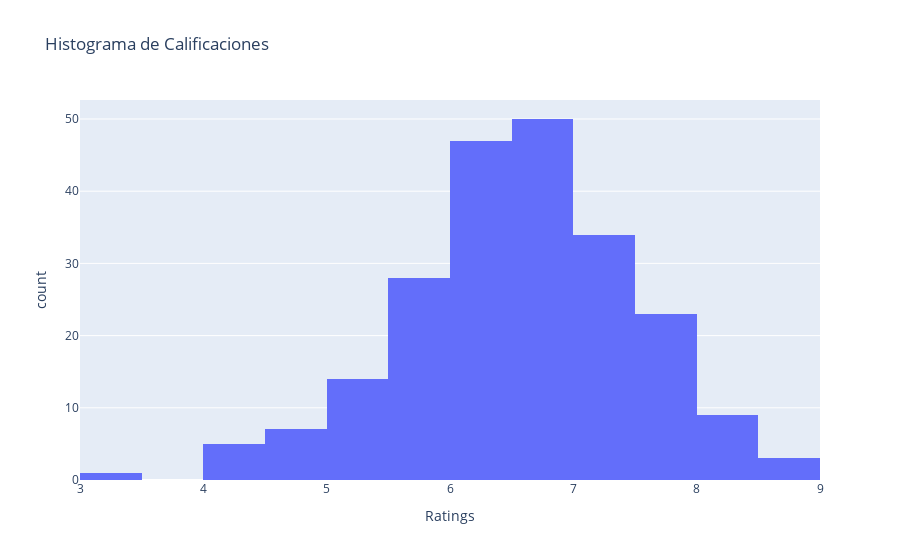

The cell this chart's notebook holds for it:
### Markdown cell above
Dibujamos el histograma de la Distribución de Calificaciones (Ratings)

### Code cell
fig = px.histogram(df, x="Ratings", nbins=20, title="Histograma de Calificaciones")
fig.show()

### Figure 1 — Plotly figure (JSON) as saved in the notebook; plotly's stock layout.template omitted (floating-point values rounded to 4 significant figures; data arrays with more than 128 entries replaced by an {"elided": "..."} marker saying what was removed)
{"data": [{"bingroup": "x", "hovertemplate": "Ratings=%{x}<br>count=%{y}<extra></extra>", "legendgroup": "", "marker": {"color": "#636efa", "pattern": {"shape": ""}}, "name": "", "nbinsx": 20, "orientation": "v", "showlegend": false, "type": "histogram", "x": {"elided": "221 float values"}, "xaxis": "x", "yaxis": "y"}], "layout": {"barmode": "relative", "legend": {"tracegroupgap": 0}, "title": {"text": "Histograma de Calificaciones"}, "xaxis": {"anchor": "y", "domain": [0, 1], "title": {"text": "Ratings"}}, "yaxis": {"anchor": "x", "domain": [0, 1], "title": {"text": "count"}}}}
